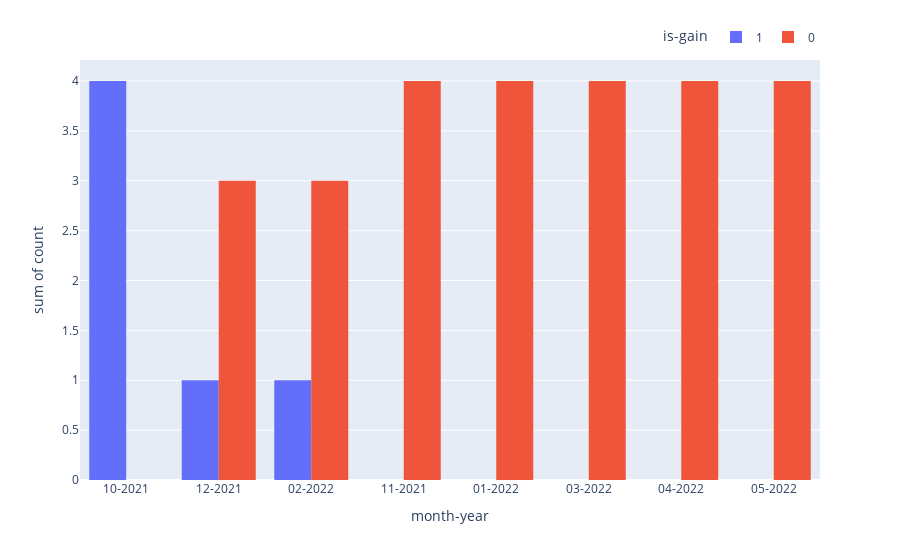

The notebook cell saved with this chart:
### Code cell
chart_title="gain-lose"

fig = px.histogram(df_Monthly_Count, x="month-year", y="count",
             color='is-gain', barmode='group',height=500)

fig.update_layout(legend=dict(
    orientation="h",
    yanchor="bottom",
    y=1.02,
    xanchor="right",
    x=1
))
fig.show()

pio.write_image(fig, f"{report_path}\\{title}-{chart_title}.png")

### Figure 1 — Plotly figure (JSON) as saved in the notebook; plotly's stock layout.template omitted (floating-point values rounded to 4 significant figures)
{"data": [{"alignmentgroup": "True", "bingroup": "x", "histfunc": "sum", "hovertemplate": "is-gain=1<br>month-year=%{x}<br>sum of count=%{y}<extra></extra>", "legendgroup": "1", "marker": {"color": "#636efa", "pattern": {"shape": ""}}, "name": "1", "offsetgroup": "1", "orientation": "v", "showlegend": true, "type": "histogram", "x": ["10-2021", "12-2021", "02-2022"], "xaxis": "x", "y": [4, 1, 1], "yaxis": "y"}, {"alignmentgroup": "True", "bingroup": "x", "histfunc": "sum", "hovertemplate": "is-gain=0<br>month-year=%{x}<br>sum of count=%{y}<extra></extra>", "legendgroup": "0", "marker": {"color": "#EF553B", "pattern": {"shape": ""}}, "name": "0", "offsetgroup": "0", "orientation": "v", "showlegend": true, "type": "histogram", "x": ["11-2021", "12-2021", "01-2022", "02-2022", "03-2022", "04-2022", "05-2022"], "xaxis": "x", "y": [4, 3, 4, 3, 4, 4, 4], "yaxis": "y"}], "layout": {"autosize": true, "barmode": "group", "legend": {"orientation": "h", "title": {"text": "is-gain"}, "tracegroupgap": 0, "x": 1, "xanchor": "right", "y": 1.02, "yanchor": "bottom"}, "margin": {"t": 60}, "xaxis": {"anchor": "y", "autorange": true, "domain": [0, 1], "range": [-0.5, 7.5], "title": {"text": "month-year"}, "type": "category"}, "yaxis": {"anchor": "x", "autorange": true, "domain": [0, 1], "range": [0, 4.211], "title": {"text": "sum of count"}, "type": "linear"}}}
